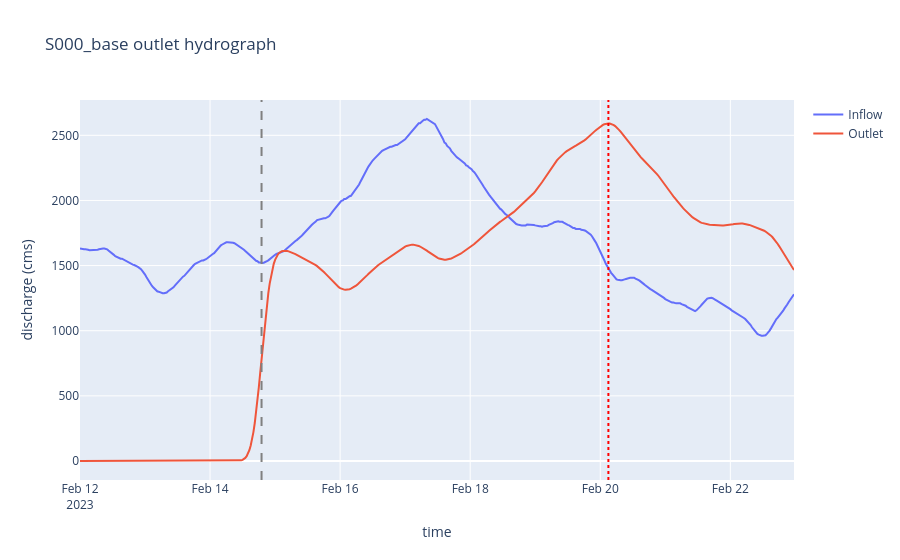

The cell this chart's notebook holds for it:
### Code cell
row = run_registry.loc[run_registry["state_id"].eq(state_id)].iloc[0]
fig = go.Figure()
fig.add_trace(go.Scatter(x=hydro["time_utc"], y=hydro["q_inflow_cms"], mode="lines", name="Inflow"))
fig.add_trace(go.Scatter(x=hydro["time_utc"], y=hydro["q_outlet_cms"], mode="lines", name="Outlet"))
fig.add_vline(x=pd.to_datetime(row["event_start_time_utc"], utc=True), line_dash="dash", line_color="gray")
fig.add_vline(x=pd.to_datetime(row["peak_time_utc"], utc=True), line_dash="dot", line_color="red")
fig.update_layout(title=f"{state_id} outlet hydrograph", xaxis_title="time", yaxis_title="discharge (cms)")
fig.show()

### Figure 1 — Plotly figure (JSON) as saved in the notebook; plotly's stock layout.template omitted (floating-point values rounded to 4 significant figures; data arrays with more than 128 entries replaced by an {"elided": "..."} marker saying what was removed)
{"data": [{"mode": "lines", "name": "Inflow", "type": "scatter", "x": {"elided": "528 str values"}, "y": {"elided": "528 float values"}}, {"mode": "lines", "name": "Outlet", "type": "scatter", "x": {"elided": "528 str values"}, "y": {"elided": "528 float values"}}], "layout": {"shapes": [{"line": {"color": "gray", "dash": "dash"}, "type": "line", "x0": "2023-02-14T19:00:00+00:00", "x1": "2023-02-14T19:00:00+00:00", "xref": "x", "y0": 0, "y1": 1, "yref": "y domain"}, {"line": {"color": "red", "dash": "dot"}, "type": "line", "x0": "2023-02-20T03:00:00+00:00", "x1": "2023-02-20T03:00:00+00:00", "xref": "x", "y0": 0, "y1": 1, "yref": "y domain"}], "title": {"text": "S000_base outlet hydrograph"}, "xaxis": {"title": {"text": "time"}}, "yaxis": {"title": {"text": "discharge (cms)"}}}}
